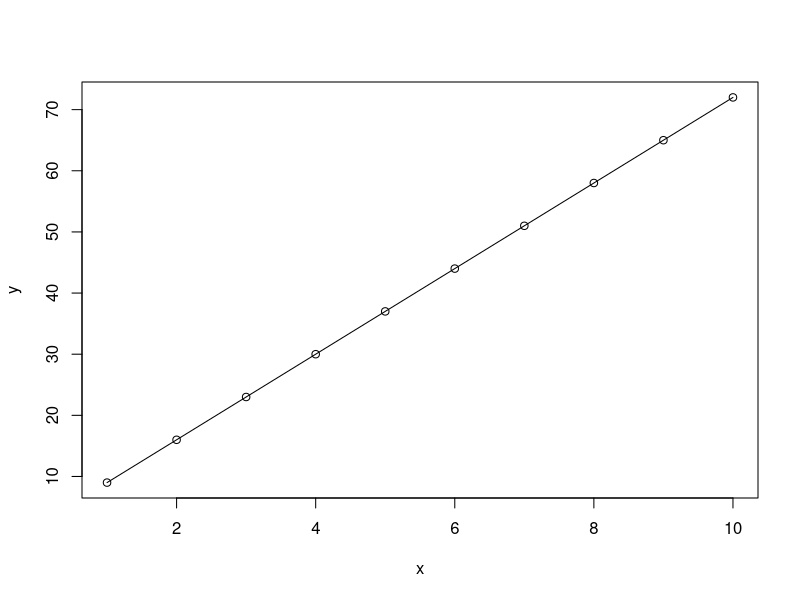

R code for this plot:
## ---- chunk 1
x <- "Version0\nThis\tis intro.\nWe will keep building."
writeLines(x) # see also ?strwra
## ---- chunk 2
x <- c(7.4, 5.2, 10.2, 3.3)
print(x)
## ---- chunk 3
length(x)
y <- 2*x - 4 #basic arithmetic
print(y)
## ---- chunk 4
even_n <- seq(2, 20, 2)
odd_n <- seq(1,19, 2)
even_n
odd_n
## ---- chunk 5
rep1 <- rep(1:3, 2)
rep2 <- rep(1:3, each = 2)
rep1
rep2
## ---- chunk 6
x <- c(seq(2, 6, 2), NA)
x
## ---- chunk 7
y <- x[!is.na(x)]
y
## ---- chunk 8
even_n <- seq(2, 20, 2)
paste("The second element of even_n is", even_n[2], 
      sep = " ")
## ---- chunk 9
x <- "long\tlines can be\nbroken with newlines"
print(x)
writeLines(x) # see also ?strwra
## ---- chunk 10
a <- c("A", "B","C")
a
class(a)
is.vector(a) #tests whether a is vector
length(a) #returns length
## ---- chunk 11
x <- seq(1, 10, 1)
class(x)
length(x) #know the length
x[1] #first element of vector x
## ---- chunk 12

a <- 4
l <- a>3
class(l)
## ---- chunk 13

mat <- matrix(0, nrow = 3, ncol = 3) #three by three matrix
mat #display the matrix
mat[,1] #display the first column of the matrix
## ---- chunk 14
ar <- array(c(11:14, 21:24, 31:34), dim = c(2, 2, 3))
ar
## ---- chunk 15
x <- seq(1, 10, 1)
y <- 2 + x*7
plot(x, y)
lines(x, y)
## ---- chunk 16
nextc <- "End Sept 8; Next time\n 1. dataframe\n 2. manipulating dataframe\n 3. running simple regression "
writeLines(nextc)
## ---- chunk 17
z <- " practice\n practice\n practice"
writeLines(z)
